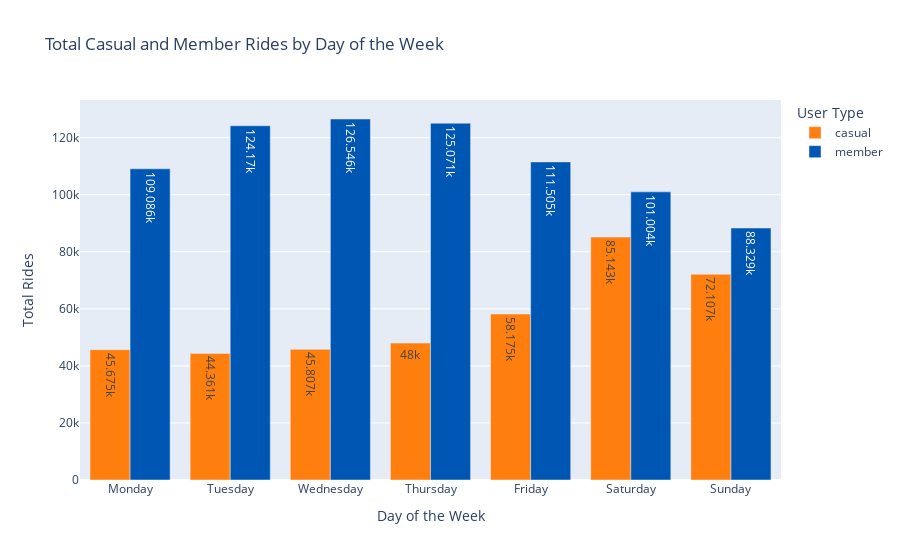

The code cell stored with this chart in its notebook:
### Markdown cell above
4. Total casual and member rides by day of the week

### Code cell
import plotly.express as px
import pandas as pd

# Ensure 'start_time' is in datetime format and add 'day_of_week'
data['start_time'] = pd.to_datetime(data['started_at'])
data['day_of_week'] = data['start_time'].dt.day_name()

# Group by day of the week and user type (member_casual), then calculate ride counts
rides_by_day = data.groupby(['day_of_week', 'member_casual']).size().reset_index(name='Total Rides')

# Reorder the days of the week to match typical calendar representation
category_order = ["Monday", "Tuesday", "Wednesday", "Thursday", "Friday", "Saturday", "Sunday"]
rides_by_day['day_of_week'] = pd.Categorical(rides_by_day['day_of_week'], categories=category_order, ordered=True)

# Define custom colors for casual and member
color_map = {
    'casual': '#ff7f0e',  # Vibrant orange for casual
    'member': '#0056b3'   # Darker blue for member
}

# Plotting the graph
fig = px.bar(rides_by_day, x='day_of_week', y='Total Rides', color='member_casual',
             barmode='group', title='Total Casual and Member Rides by Day of the Week',
             text='Total Rides', text_auto=True,
             color_discrete_map=color_map)  # Apply custom colors

fig.update_layout(xaxis_title="Day of the Week",
                  yaxis_title="Total Rides",
                  legend_title="User Type",
                  xaxis={'categoryorder':'array', 'categoryarray': category_order})
fig.show()

### Figure 1 — Plotly figure (JSON) as saved in the notebook; plotly's stock layout.template omitted (floating-point values rounded to 4 significant figures)
{"data": [{"alignmentgroup": "True", "hovertemplate": "member_casual=casual<br>day_of_week=%{x}<br>Total Rides=%{text}<extra></extra>", "legendgroup": "casual", "marker": {"color": "#ff7f0e", "pattern": {"shape": ""}}, "name": "casual", "offsetgroup": "casual", "orientation": "v", "showlegend": true, "text": [58175, 45675, 85143, 72107, 48000, 44361, 45807], "textposition": "auto", "texttemplate": "%{y}", "type": "bar", "x": ["Friday", "Monday", "Saturday", "Sunday", "Thursday", "Tuesday", "Wednesday"], "xaxis": "x", "y": [58175, 45675, 85143, 72107, 48000, 44361, 45807], "yaxis": "y"}, {"alignmentgroup": "True", "hovertemplate": "member_casual=member<br>day_of_week=%{x}<br>Total Rides=%{text}<extra></extra>", "legendgroup": "member", "marker": {"color": "#0056b3", "pattern": {"shape": ""}}, "name": "member", "offsetgroup": "member", "orientation": "v", "showlegend": true, "text": [111505, 109086, 101004, 88329, 125071, 124170, 126546], "textposition": "auto", "texttemplate": "%{y}", "type": "bar", "x": ["Friday", "Monday", "Saturday", "Sunday", "Thursday", "Tuesday", "Wednesday"], "xaxis": "x", "y": [111505, 109086, 101004, 88329, 125071, 124170, 126546], "yaxis": "y"}], "layout": {"barmode": "group", "legend": {"title": {"text": "User Type"}, "tracegroupgap": 0}, "title": {"text": "Total Casual and Member Rides by Day of the Week"}, "xaxis": {"anchor": "y", "categoryarray": ["Monday", "Tuesday", "Wednesday", "Thursday", "Friday", "Saturday", "Sunday"], "categoryorder": "array", "domain": [0, 1], "title": {"text": "Day of the Week"}}, "yaxis": {"anchor": "x", "domain": [0, 1], "title": {"text": "Total Rides"}}}}
